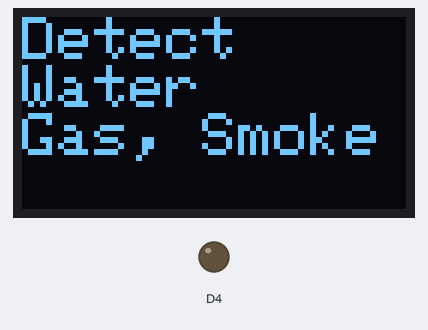
A sketch run on a simulated ESP8266 (NodeMCU). Parts: 128×64 one-colour display, output pins drawn as LEDs (lit = HIGH). Dashed ring = blinking. WiFi joins after 1.5 s; servers stay silent unless stated; the display library's start-up logo is not drawn; the audio player accepts every command and is not drawn; what the sketch prints to the serial monitor is not drawn.

Above: at 3.1 s.
At 9.2 s:
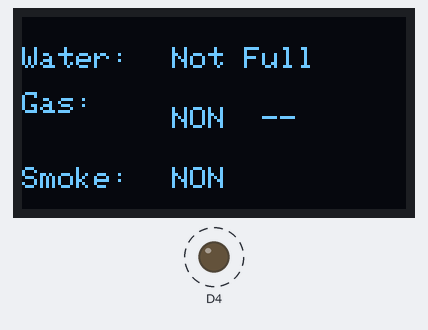
Timing chart, 0 to 40.0 s (numbered marks = the images above):
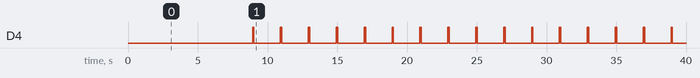

The sketch:

WaterESP8266SC3clientmp3OLED1.ino
```cpp
// (licence header left out)
/////////// Library MP3 Module ///////////////
#include "Arduino.h"
#include "SoftwareSerial.h"
#include "DFRobotDFPlayerMini.h"
 //  for smooth sound use resistor 1k to pin TX and RX
SoftwareSerial mySoftwareSerial(13,15); // (uno 10:RX, 11:TX )
//(ESP8266 RX=15=D8 ,TX=13=D7 )RX = 3 , TX = 2
DFRobotDFPlayerMini myDFPlayer; // MP3 Module can use Vcc = 3.3V

#include <ESP8266WiFi.h>
#include <ESP8266HTTPClient.h>
#include <WiFiClient.h>
#include <ESP8266WiFiMulti.h>
ESP8266WiFiMulti WiFiMulti;
const char* ssid = "ESP8266-Access-Point";
const char* password = "123456789";
//Your IP address or domain name with URL path
const char* serverNameTemp = "http://192.168.4.1/waterc1"; // change variable of server program
 //const char* serverNameHumi = "http://192.168.4.1/angleyr"; // change variable of server program
const char* serverNamePres = "http://192.168.4.1/mq2c1"; // change variable of server program


/////////////// OLED //////////////////
#include <Wire.h>
// library OLEDtest2
#include <SPI.h>
#include <Adafruit_GFX.h>
#include <Adafruit_SH110X.h>

/* Uncomment the initialize the I2C address , uncomment only one, If you get a totally blank screen try the other*/
#define i2c_Address 0x3c //initialize with the I2C addr 0x3C Typically eBay OLED's
//#define i2c_Address 0x3d //initialize with the I2C addr 0x3D Typically Adafruit OLED's

#define SCREEN_WIDTH 128 // OLED display width, in pixels
#define SCREEN_HEIGHT 64 // OLED display height, in pixels
#define OLED_RESET -1   //   QT-PY / XIAO
 ///////////// show logo adafruit  ///////////////
   Adafruit_SH1106G display = Adafruit_SH1106G(SCREEN_WIDTH, SCREEN_HEIGHT, &Wire, OLED_RESET);


#define NUMFLAKES 10
#define XPOS 0
#define YPOS 1
#define DELTAY 2

#define LOGO16_GLCD_HEIGHT 16
#define LOGO16_GLCD_WIDTH  16

// End library OLEDtest2
static const unsigned char PROGMEM logo16_glcd_bmp[] =
{ B00000000, B11000000,
  B00000001, B11000000,
  B00000001, B11000000,
  B00000011, B11100000,
  B11110011, B11100000,
  B11111110, B11111000,
  B01111110, B11111111,
  B00110011, B10011111,
  B00011111, B11111100,
  B00001101, B01110000,
  B00011011, B10100000,
  B00111111, B11100000,
  B00111111, B11110000,
  B01111100, B11110000,
  B01110000, B01110000,
  B00000000, B00110000
};
 char test1[10] = {'0','1','2','3','4','5','6','7','8','9'} ;

//////////////  Variable for detect water Level ///////////
String temperature , waterc ;
String humidity , angleyc ;
String pressure , gasc , smokec ;
unsigned long previousMillis = 0;
const long interval = 2000; // 5000
int waterc2, smokec2, gasc2 ;

void setup() {
Serial.begin(115200);
  display.begin(i2c_Address, true); // Address 0x3C default
 //display.setContrast (0); // dim display
  display.display();
  delay(2000);
  // Clear the buffer.
  display.clearDisplay();

  // draw a single pixel
 // display.drawPixel(10, 10, SH110X_WHITE);
  // Show the display buffer on the hardware.
  // NOTE: You _must_ call display after making any drawing commands
  // to make them visible on the display hardware!
 // display.display();
 // delay(2000);
 // display.clearDisplay();

 // End setting OLED

  ///////////////    test  display menu  ///////////
 // text display tests
 /// 1.settextsize , 2.setcolour , 3. setcursor ,
 //  4. println or print , 5. display.display() ,6.delay or clear
  display.setTextSize(2);
  display.setTextColor(SH110X_WHITE);
  display.setCursor(0,0);
  display.println("Detect");
  display.setTextSize(2);
  display.setTextColor(SH110X_WHITE);
  display.println("Water");
  display.setTextSize(2);
  display.setTextColor(SH110X_WHITE);
  display.println("Gas, Smoke");
  display.display();
  delay(1000);
  display.clearDisplay();

///////// SETUP for MP3 Module  //////////////
mySoftwareSerial.begin(9600);
  pinMode(D4,OUTPUT) ;
Serial.println();
Serial.println(F("DFRobot DFPlayer Mini Demo"));
Serial.println(F("Initializing DFPlayer ... (May take 3~5 seconds)"));

if (!myDFPlayer.begin(mySoftwareSerial)) { //Use softwareSerial to communicate with mp3.
Serial.println(F("Unable to begin:"));
Serial.println(F("1.Please recheck the connection!"));
Serial.println(F("2.Please insert the SD card!"));
  // while (true) {
//  delay(0); // Code to compatible with ESP8266 watch dog.
//  }
}
  Serial.print("Connecting to ");
  Serial.println(ssid);
  WiFi.begin(ssid, password);
  while (WiFi.status() != WL_CONNECTED) {
    delay(500);
    Serial.print(".");
  }
  Serial.println("");
  Serial.println("Connected to WiFi");
Serial.println(F("DFPlayer Mini online."));
delay(1000) ;
myDFPlayer.volume(25); //ตั้งระดับความดังของเสียง 0-30
delay(100) ;
  Serial.print(" Open Music in Folder 1 number 23");
   Serial.print("\n");
      myDFPlayer.playFolder(1, 23);
      delay(2300) ;

///////////// End SETUP LOOP  //////////////////
}

void loop() {
  unsigned long currentMillis = millis();
  if(currentMillis - previousMillis >= interval) {
     // Check WiFi connection status
    if ((WiFiMulti.run() == WL_CONNECTED)) {
      waterc = httpGETRequest(serverNameTemp); // detect water
   //   angleyc = httpGETRequest(serverNameHumi);
      gasc = httpGETRequest(serverNamePres);
      gasc2 = gasc.toInt() ;
      waterc2 = waterc.toInt() ;
      smokec2 = gasc2 ;
      Serial.println("WaterC: " + waterc + " - GASC: " + gasc + " - SMOKEC: "+ smokec2 );
      digitalWrite(D4,HIGH) ;
      delay(100) ;
      digitalWrite(D4,LOW) ;
      delay(100) ;
   display.clearDisplay();
      // display OLED
   display.setTextSize(1.2);
      display.setCursor(0,10);
      display.print("Water:");
      if ( waterc2 == 0) {
      display.setTextSize(1);
      display.setCursor(50, 10); // (front,back) = (Width,Height)
      display.print("Not Full");
      }
     // display.setTextSize(1);
     // display.cp437(true);
     // display.write(248);
  if ( waterc2 == 1) {
      display.setCursor(50, 10); // (front,back) = (Width,Height)
      display.print("Full");
     }
      display.setTextSize(1.2);
      display.setCursor(0, 25);
      display.print("Gas: ");
      if ( gasc2 <= 134 ) {
      display.setTextSize(1);
      display.setCursor(50, 30); // (front,back) = (Width,Height)
      display.print("NON");
      display.setCursor(80, 30); // (front,back) = (Width,Height)
      display.print(gasc);
      }
     if ( gasc2 > 134 ) {
      display.setTextSize(1);
      display.setCursor(50, 30); // (front,back) = (Width,Height)
      display.print("Detected");
      display.setCursor(100, 30); // (front,back) = (Width,Height)
      display.print(gasc);
      }
   //   display.setCursor(100, 25);
   //   display.print("ms");
      display.setTextSize(1.2);
      display.setCursor(0, 50);
      display.print("Smoke: ");
 if ( smokec2 < 90 ) {
      display.setTextSize(1);
      display.setCursor(50, 50);
      display.print("NON");
      display.setCursor(70, 50);
      display.print(smokec) ;
 }
 if ( smokec2 > 150 ) {
      display.setTextSize(1);
      display.setCursor(50, 50);
      display.print("NON");
      display.setCursor(70, 50);
      display.print(smokec) ;
 }
// 90-114
 if ( smokec2 > 90 && smokec2 < 115 ) {
      display.setTextSize(1);
      display.setCursor(50, 50);
      display.print("Detected");
      display.setCursor(80, 50);
      display.print(smokec) ;
 }
      display.display();
/// DFPlayermini MP3
  if ( waterc2 == 1) {
  Serial.print(" Open Music in Folder 1 number 20");
   Serial.print("\n");
      myDFPlayer.playFolder(1, 20);
      delay(2300) ;
     }
     if ( gasc2 > 134 ) {
  Serial.print(" Open Music in Folder 1 number 22");
  Serial.print("\n");
      myDFPlayer.playFolder(1, 22);
      delay(2300) ;
      }
 if ( smokec2 > 90 && smokec2 < 115 ) {
  Serial.print(" Open Music in Folder 1 number 21");
  Serial.print("\n");
      myDFPlayer.playFolder(1, 21);
      delay(2000) ;
 }

      // save the last HTTP GET Request
      previousMillis = currentMillis;
    }
    else {
      Serial.println("WiFi Disconnected");
    }
  }


}  //////////////// End Void Loop ///////////////////


String httpGETRequest(const char* serverName) {
  WiFiClient client;
  HTTPClient http;
  // Your IP address with path or Domain name with URL path
  http.begin(client, serverName);
  // Send HTTP POST request
  int httpResponseCode = http.GET();
  String payload = "--";
  if (httpResponseCode>0) {
    Serial.print("HTTP Response code: ");
    Serial.println(httpResponseCode);
    payload = http.getString();
  }
  else {
    Serial.print("Error code: ");
    Serial.println(httpResponseCode);
  }
  // Free resources
  http.end();
  return payload;
}
```

Measured:
- by itself, D4: alternates HIGH for 0.10 s and LOW for 1.9 s
- what the display in image 0 shows lasts 7.1 s, from 2.1 s to 9.2 s
